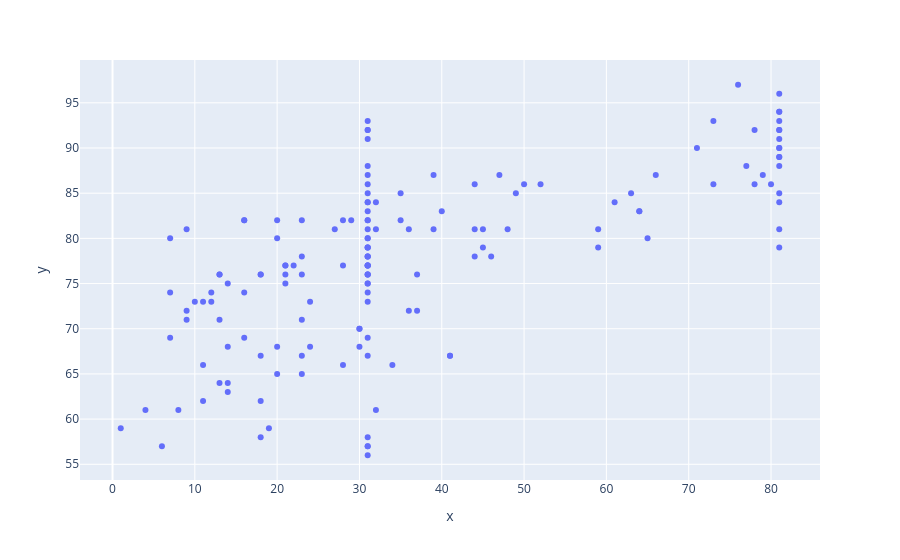

Notebook source saved alongside this figure:
### Code cell
px.scatter(x = df['Ozone'], y = df['Temperature'])

### Figure 1 — Plotly figure (JSON) as saved in the notebook; plotly's stock layout.template omitted (floating-point values rounded to 4 significant figures; data arrays with more than 128 entries replaced by an {"elided": "..."} marker saying what was removed)
{"data": [{"hovertemplate": "x=%{x}<br>y=%{y}<extra></extra>", "legendgroup": "", "marker": {"color": "#636efa", "symbol": "circle"}, "mode": "markers", "name": "", "orientation": "v", "showlegend": false, "type": "scatter", "x": {"elided": "157 int values"}, "xaxis": "x", "y": {"elided": "157 int values"}, "yaxis": "y"}], "layout": {"autosize": true, "legend": {"tracegroupgap": 0}, "margin": {"t": 60}, "xaxis": {"anchor": "y", "autorange": true, "domain": [0, 1], "range": [-3.84, 85.84], "title": {"text": "x"}, "type": "linear"}, "yaxis": {"anchor": "x", "autorange": true, "domain": [0, 1], "range": [52.83, 100.2], "title": {"text": "y"}, "type": "linear"}}}
